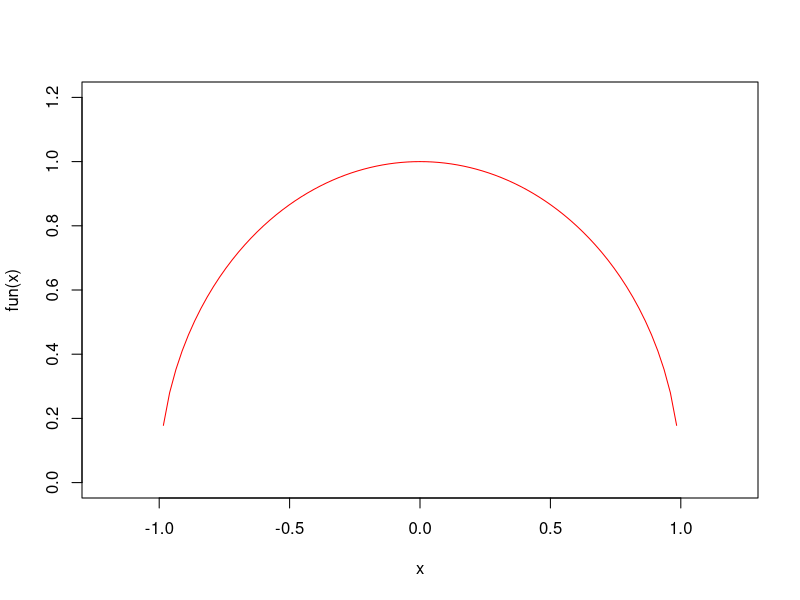
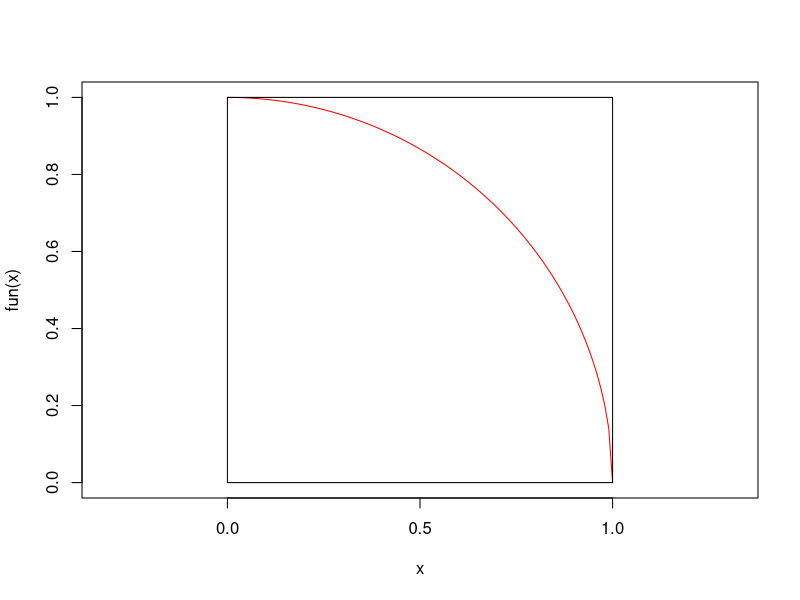
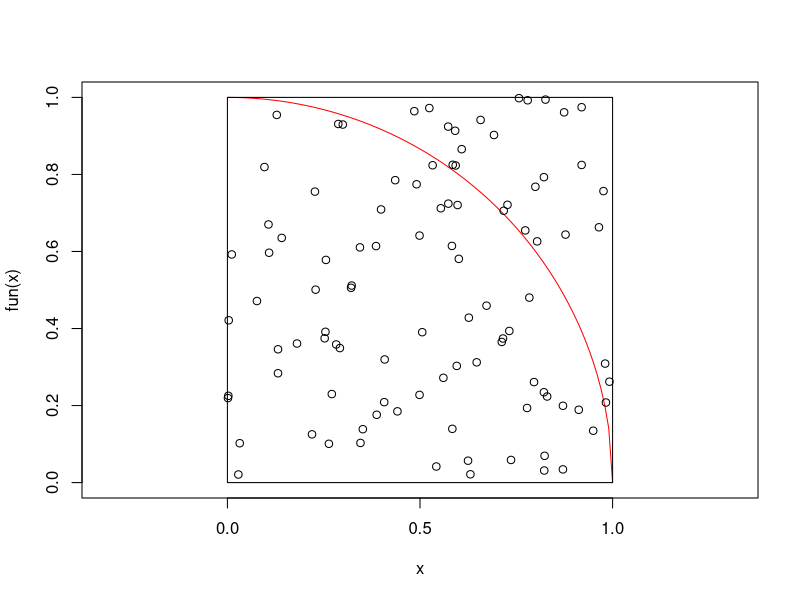
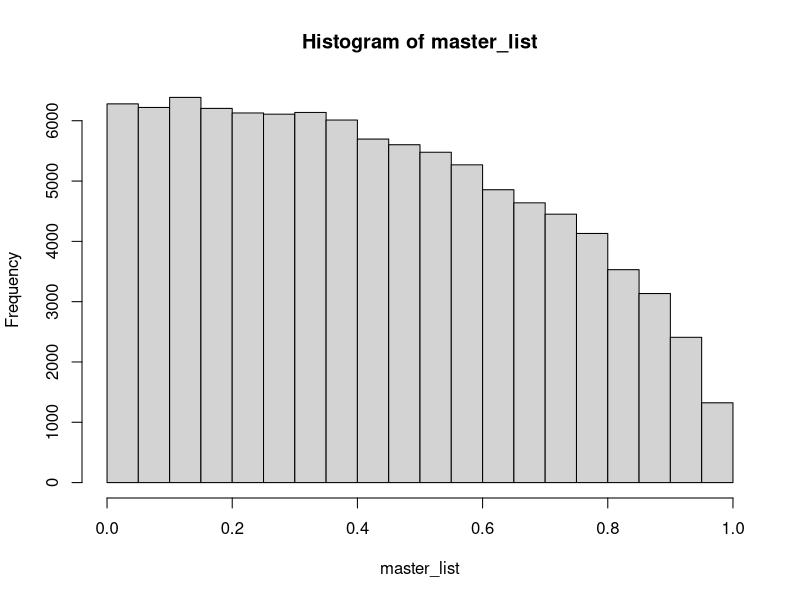

Source code (R) for these figures, in order:
## ---- chunk 1
knitr::opts_chunk$set(echo = TRUE)
## ---- chunk 2
fun <- function(x) {(1 - x^2)^.5}
curve(fun(x), xlim = c(-1.2,1.2), ylim = c(0,1.2), col = "red")
## ---- chunk 3
plot.new()

curve(fun(x),asp = 1, col = "red")
rect( 0, 0, 1, 1)
## ---- chunk 4
plot.new()
# bivariate sampling from the standard uniform distrubution
x <- runif(100, 0, 1)
y <- runif(100, 0, 1)

curve(fun(x), asp = 1, col = "red")
points(x, y)
rect( 0, 0, 1, 1)
## ---- chunk 5
# Makes a list of 10 lists that will each contain 2K  newly generated points over 
#50 iterations to reach 1 mil points
l1 <- list()

list_of_list <- list(l1,l1,l1,l1,l1,l1,l1,l1,l1,l1)

# Makes histogram of Monte Carlo simulation
num_attempts = 0
master_list = list()

for (itr in 1:50)
{
  for (idx in 1:10)
  {
    while (length(list_of_list[[idx]]) < 200)
      {
        x1 = runif(1, 0, 1)
        y1 = runif(1, 0, 1)
        radicand = x1^2 + y1^2
          if (sqrt(radicand) <= 1)
          {
            list_of_list[[idx]] <- append(list_of_list[[idx]], x1)
            radicand = NULL
          }
        num_attempts = num_attempts +1
        
      }
  }
  points <- unlist(list_of_list)
  master_list <- append(master_list, points)
  list_of_list <- list(l1,l1,l1,l1,l1,l1,l1,l1,l1,l1)
}


master_list <- unlist(master_list)
hist(master_list)
